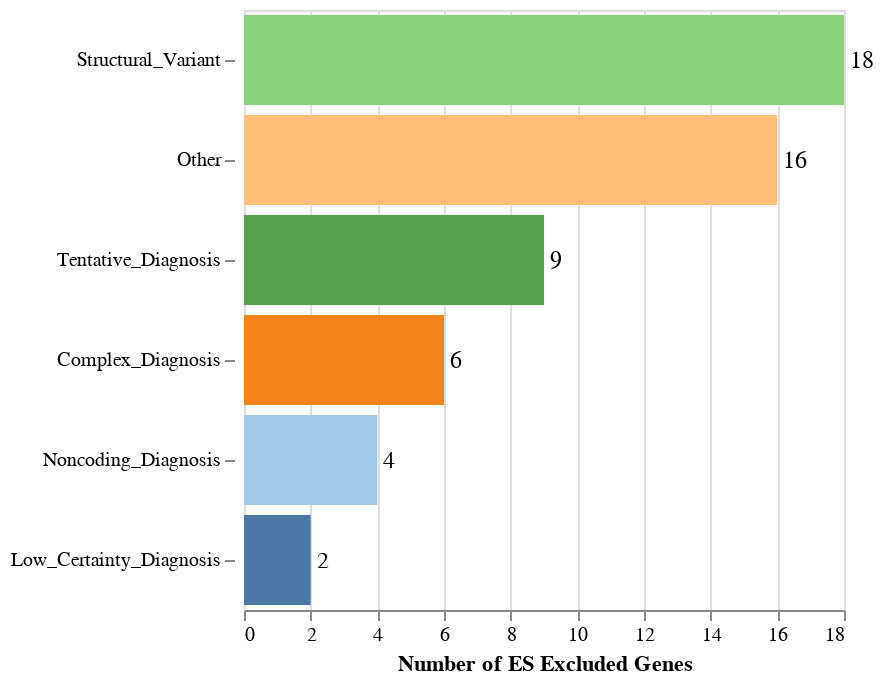

Notebook cell for this chart:
### Code cell
es_excluded = pd.read_csv('../../02_exomiser_manuscript/supp_fig_03/ES_excluded_table.csv' )
es_excluded_graph = make_graph(es_excluded, len(es_excluded), 'figure:N', 'Excluded Genes','Number of ES Excluded Genes', list(set(es_excluded['figure'])), '-x',300, 300)
es_excluded_graph

### Figure 1 — Vega-Lite specification as saved in the notebook (floating-point values rounded to 4 significant figures)
{"config": {"view": {"continuousWidth": 300, "continuousHeight": 300}}, "layer": [{"mark": {"type": "bar"}, "encoding": {"color": {"field": "figure", "legend": null, "scale": {"domain": ["Low_Certainty_Diagnosis", "Noncoding_Diagnosis", "Complex_Diagnosis", "Other", "Tentative_Diagnosis", "Structural_Variant"], "scheme": "tableau20"}, "sort": ["Low_Certainty_Diagnosis", "Noncoding_Diagnosis", "Complex_Diagnosis", "Other", "Tentative_Diagnosis", "Structural_Variant"], "type": "nominal"}, "tooltip": [{"aggregate": "count", "type": "quantitative"}, {"field": "figure", "type": "nominal"}], "x": {"aggregate": "count", "title": "Number of ES Excluded Genes", "type": "quantitative"}, "y": {"axis": {"offset": 5, "domainOpacity": 0}, "field": "figure", "sort": "-x", "title": null, "type": "nominal"}}, "title": ""}, {"mark": {"type": "text", "align": "left", "baseline": "middle", "color": "black", "dx": 3, "size": 12}, "encoding": {"text": {"aggregate": "count", "type": "quantitative"}, "x": {"aggregate": "count", "type": "quantitative"}, "y": {"axis": {"offset": 5, "domainOpacity": 0}, "field": "figure", "sort": "-x", "title": null, "type": "nominal"}}, "title": ""}], "data": {"name": "data-39ce022a09b150b5407ee6a8e499180f"}, "height": 300, "resolve": {"scale": {"color": "independent"}}, "width": 300, "$schema": "https://vega.github.io/schema/vega-lite/v5.17.0.json", "datasets": {"data-39ce022a09b150b5407ee6a8e499180f": [{"UDN_ID": "UDN006839", "Diagnosis": "TBCK", "Exclude?": "Yes", "Exclude_Reason": "CNV", "why_fail": null, "figure": "Structural_Variant"}, {"UDN_ID": "UDN016029", "Diagnosis": "IRAK4", "Exclude?": "Yes", "Exclude_Reason": "CNV", "why_fail": "0", "figure": "Structural_Variant"}, {"UDN_ID": "UDN016029", "Diagnosis": "COL5A2", "Exclude?": "Yes", "Exclude_Reason": "SV", "why_fail": "0", "figure": "Structural_Variant"}, {"UDN_ID": "UDN027588", "Diagnosis": "SMN1", "Exclude?": "Yes", "Exclude_Reason": "VCF", "why_fail": "not in VCF", "figure": "Other"}, {"UDN_ID": "UDN058481", "Diagnosis": "NOS1", "Exclude?": "Yes", "Exclude_Reason": "Tentative_Diagnosis", "why_fail": "0", "figure": "Tentative_Diagnosis"}, {"UDN_ID": "UDN063076", "Diagnosis": "GNAS", "Exclude?": "Yes", "Exclude_Reason": "Solved by methylation analysis", "why_fail": null, "figure": "Other"}, {"UDN_ID": "UDN101053", "Diagnosis": "HTRA2", "Exclude?": "Yes", "Exclude_Reason": "Tentative_Diagnosis", "why_fail": "0", "figure": "Tentative_Diagnosis"}, {"UDN_ID": "UDN122286", "Diagnosis": "STX16", "Exclude?": "Yes", "Exclude_Reason": "CNV", "why_fail": "#VALUE!", "figure": "Structural_Variant"}, {"UDN_ID": "UDN131084", "Diagnosis": "ASAH1", "Exclude?": "Yes", "Exclude_Reason": "Low_Certainty_Diagnosis", "why_fail": "0", "figure": "Low_Certainty_Diagnosis"}, {"UDN_ID": "UDN134378", "Diagnosis": "STXBP1", "Exclude?": "Yes", "Exclude_Reason": "CNV", "why_fail": null, "figure": "Structural_Variant"}, {"UDN_ID": "UDN188464", "Diagnosis": "CHD5", "Exclude?": "Yes", "Exclude_Reason": "Tentative_Diagnosis", "why_fail": "0", "figure": "Tentative_Diagnosis"}, {"UDN_ID": "UDN208608", "Diagnosis": "CTNNB1", "Exclude?": "Yes", "Exclude_Reason": "VCF", "why_fail": "sequencing report has 41268776 but HGVS maps to 41268778 (hg38 chr3:41227285)", "figure": "Other"}, {"UDN_ID": "UDN228605", "Diagnosis": "HNRNPK", "Exclude?": "Yes", "Exclude_Reason": "intronic", "why_fail": "0", "figure": "Noncoding_Diagnosis"}, {"UDN_ID": "UDN230944", "Diagnosis": "SPG11", "Exclude?": "Yes", "Exclude_Reason": "Variant_Calling", "why_fail": "variant in VCF: 15-44615487-G-A_AR", "figure": "Other"}, {"UDN_ID": "UDN267998", "Diagnosis": "SYNGAP1", "Exclude?": "Yes", "Exclude_Reason": "VCF", "why_fail": "mosaic", "figure": "Other"}, {"UDN_ID": "UDN293604", "Diagnosis": "MTOR", "Exclude?": "Yes", "Exclude_Reason": "VCF", "why_fail": "low level mosiacism", "figure": "Other"}, {"UDN_ID": "UDN321647", "Diagnosis": "ZNF865", "Exclude?": "Yes", "Exclude_Reason": "VCF", "why_fail": "\"variant was not captured well on WES, so variant was not seen\"", "figure": "Other"}, {"UDN_ID": "UDN323673", "Diagnosis": "RFC1", "Exclude?": "Yes", "Exclude_Reason": "SV", "why_fail": null, "figure": "Structural_Variant"}, {"UDN_ID": "UDN342708", "Diagnosis": "COL2A1", "Exclude?": "Yes", "Exclude_Reason": "Tentative_Diagnosis", "why_fail": null, "figure": "Tentative_Diagnosis"}, {"UDN_ID": "UDN350075", "Diagnosis": "RNU4ATAC", "Exclude?": "Yes", "Exclude_Reason": "noncoding", "why_fail": "0", "figure": "Noncoding_Diagnosis"}, {"UDN_ID": "UDN409889", "Diagnosis": "ARHGAP1", "Exclude?": "Yes", "Exclude_Reason": "Tentative_Diagnosis", "why_fail": "0", "figure": "Tentative_Diagnosis"}, {"UDN_ID": "UDN415602", "Diagnosis": "PRNP", "Exclude?": "Yes", "Exclude_Reason": "VCF", "why_fail": "nonsequencing method?", "figure": "Other"}, {"UDN_ID": "UDN465397", "Diagnosis": "HGSNAT", "Exclude?": "GENOMISER", "Exclude_Reason": "half_intronic", "why_fail": "0", "figure": "Noncoding_Diagnosis"}, {"UDN_ID": "UDN484505", "Diagnosis": "HDAC8", "Exclude?": "Yes", "Exclude_Reason": "CNV", "why_fail": null, "figure": "Structural_Variant"}, {"UDN_ID": "UDN496308", "Diagnosis": "EHMT1", "Exclude?": "Yes", "Exclude_Reason": "Complex", "why_fail": "0", "figure": "Complex_Diagnosis"}, {"UDN_ID": "UDN523783", "Diagnosis": "WWOX", "Exclude?": "Yes", "Exclude_Reason": "CNV", "why_fail": "0", "figure": "Structural_Variant"}, {"UDN_ID": "UDN523783", "Diagnosis": "GRIA4", "Exclude?": "Yes", "Exclude_Reason": "Tentative_Diagnosis", "why_fail": "0", "figure": "Tentative_Diagnosis"}, {"UDN_ID": "UDN525928", "Diagnosis": "KIDINS220", "Exclude?": "Yes", "Exclude_Reason": "Tentative_Diagnosis", "why_fail": "0", "figure": "Tentative_Diagnosis"}, {"UDN_ID": "UDN540968", "Diagnosis": "TANGO2", "Exclude?": "Yes", "Exclude_Reason": "Half_CNV", "why_fail": "0", "figure": "Structural_Variant"}, {"UDN_ID": "UDN564032", "Diagnosis": "NSD2", "Exclude?": "Yes", "Exclude_Reason": "CNV", "why_fail": null, "figure": "Structural_Variant"}, {"UDN_ID": "UDN608610", "Diagnosis": "IFT172", "Exclude?": "Yes", "Exclude_Reason": "Tentative_Diagnosis", "why_fail": "0", "figure": "Tentative_Diagnosis"}, {"UDN_ID": "UDN621262", "Diagnosis": "TBCK", "Exclude?": "Yes", "Exclude_Reason": "CNV", "why_fail": "0", "figure": "Structural_Variant"}, {"UDN_ID": "UDN628749", "Diagnosis": "FBXO11", "Exclude?": "Yes", "Exclude_Reason": "Tentative_Diagnosis", "why_fail": "0", "figure": "Tentative_Diagnosis"}, {"UDN_ID": "UDN633333", "Diagnosis": "MFN2", "Exclude?": "Yes", "Exclude_Reason": "Non_sequencing_efforts", "why_fail": "0", "figure": "Other"}, {"UDN_ID": "UDN670834", "Diagnosis": "TCF4", "Exclude?": "Yes", "Exclude_Reason": "VCF", "why_fail": "proband 0/0 genotype", "figure": "Other"}, {"UDN_ID": "UDN710245", "Diagnosis": "TBCK", "Exclude?": "Yes", "Exclude_Reason": "CNV", "why_fail": "0", "figure": "Structural_Variant"}, {"UDN_ID": "UDN714418", "Diagnosis": "NOTCH1", "Exclude?": "Yes", "Exclude_Reason": "Low_Certainty_Diagnosis", "why_fail": "0", "figure": "Low_Certainty_Diagnosis"}, {"UDN_ID": "UDN757489", "Diagnosis": "MTMR8", "Exclude?": "Yes", "Exclude_Reason": "Complex", "why_fail": "0", "figure": "Complex_Diagnosis"}, {"UDN_ID": "UDN757489", "Diagnosis": "MAP4", "Exclude?": "Yes", "Exclude_Reason": "Complex", "why_fail": null, "figure": "Complex_Diagnosis"}, {"UDN_ID": "UDN757489", "Diagnosis": "NAA10", "Exclude?": "Yes", "Exclude_Reason": "Complex", "why_fail": null, "figure": "Complex_Diagnosis"}, {"UDN_ID": "UDN757489", "Diagnosis": "PLXND1", "Exclude?": "Yes", "Exclude_Reason": "Complex", "why_fail": null, "figure": "Complex_Diagnosis"}, {"UDN_ID": "UDN757489", "Diagnosis": "RBMXL3", "Exclude?": "Yes", "Exclude_Reason": "Complex", "why_fail": null, "figure": "Complex_Diagnosis"}, {"UDN_ID": "UDN765460", "Diagnosis": "MIPEP", "Exclude?": "Yes", "Exclude_Reason": "Half_CNV", "why_fail": "0", "figure": "Structural_Variant"}, {"UDN_ID": "UDN789194", "Diagnosis": "PIK3CA", "Exclude?": "Yes", "Exclude_Reason": "VCF", "why_fail": "0", "figure": "Other"}, {"UDN_ID": "UDN819200", "Diagnosis": "GNAQ", "Exclude?": "Yes", "Exclude_Reason": "VCF", "why_fail": "nonsequencing method?", "figure": "Other"}, {"UDN_ID": "UDN838396", "Diagnosis": "COL6A1", "Exclude?": "Yes", "Exclude_Reason": "VCF", "why_fail": "intronic?", "figure": "Other"}, {"UDN_ID": "UDN865310", "Diagnosis": "CATSPER2", "Exclude?": "Yes", "Exclude_Reason": "CNV", "why_fail": "0", "figure": "Structural_Variant"}, {"UDN_ID": "UDN865310", "Diagnosis": "STRC", "Exclude?": "Yes", "Exclude_Reason": "CNV", "why_fail": "0", "figure": "Structural_Variant"}, {"UDN_ID": "UDN875397", "Diagnosis": "KMT2B", "Exclude?": "Yes", "Exclude_Reason": "VCF", "why_fail": "bad genotypes? 0/0:1:1:3:.:.:0:.       0/0:6:6:18:.:.:0:.      0/0:7:7:21:.:.:0:.      0/0:4:4:12:.:.:0:.", "figure": "Other"}, {"UDN_ID": "UDN878709", "Diagnosis": "RHOA", "Exclude?": "Yes", "Exclude_Reason": "VCF", "why_fail": "2 fibroblast exome seqs; 1 has variant 1 does not (mosaic)", "figure": "Other"}, {"UDN_ID": "UDN882683", "Diagnosis": "KMT2C", "Exclude?": "Yes", "Exclude_Reason": "CNV", "why_fail": null, "figure": "Structural_Variant"}, {"UDN_ID": "UDN886353", "Diagnosis": "AGRN", "Exclude?": "Yes", "Exclude_Reason": "CNV", "why_fail": null, "figure": "Structural_Variant"}, {"UDN_ID": "UDN889623", "Diagnosis": "TAX1BP3", "Exclude?": "Yes", "Exclude_Reason": "Half_CNV", "why_fail": "0", "figure": "Structural_Variant"}, {"UDN_ID": "UDN934476", "Diagnosis": "GBE1", "Exclude?": "GENOMISER_EXCLUDE", "Exclude_Reason": "half_intronic", "why_fail": "0", "figure": "Noncoding_Diagnosis"}, {"UDN_ID": "UDN970538", "Diagnosis": "SNORD118", "Exclude?": "Yes", "Exclude_Reason": "VCF", "why_fail": "./.:0:0:.:.:.:.:.", "figure": "Other"}]}}
